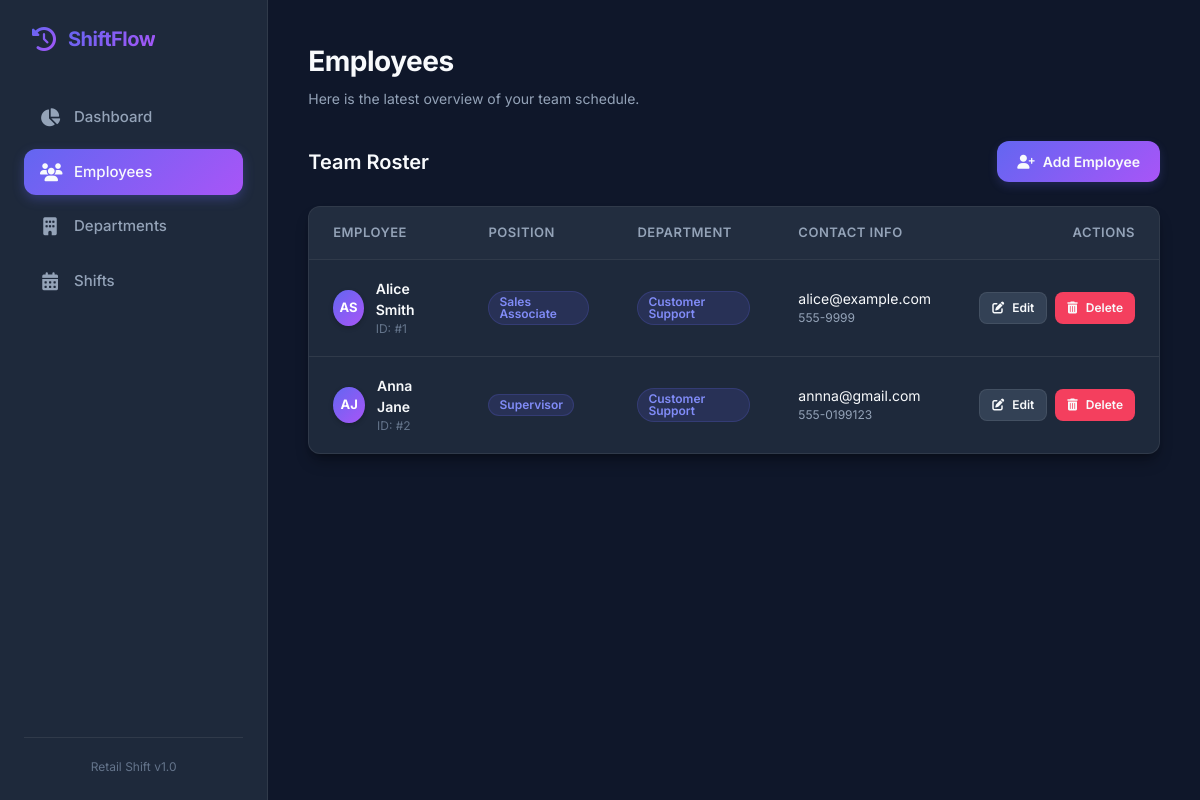
The page /employees on the database its author committed.
### tables this page shows
CREATE TABLE employees(

        employee_id INTEGER PRIMARY KEY AUTOINCREMENT,

        first_name TEXT NOT NULL,

        last_name TEXT NOT NULL,

        phone TEXT,

        email TEXT,

        position TEXT

    , department_id INTEGER REFERENCES departments(department_id));

CREATE TABLE departments(
        department_id INTEGER PRIMARY KEY AUTOINCREMENT,
        name TEXT NOT NULL UNIQUE,
        description TEXT,
        required_employees_per_day REAL NOT NULL
    );

### app.py (the view)
@app.route("/employees")
def employees():
    conn = db()
    data = conn.execute("""
        SELECT employees.*, departments.name as department_name
        FROM employees
        LEFT JOIN departments ON employees.department_id = departments.department_id
    """).fetchall()
    return render_template("employees.html", employees=data)

### app.py (called while the page is built)
def db():
    conn = sqlite3.connect(
        "retail_shift_management.db"
    )
    conn.row_factory = sqlite3.Row
    return conn

### templates/employees.html (shortened to what this page needs)
{% extends "base.html" %}
{% block header_title %}Employees{% endblock %}
{% block content %}
<div class="header-actions">
    <span class="page-title">Team Roster</span>
    <a href="/add_employee" class="btn btn-primary">
        <i class="fa-solid fa-user-plus"></i> Add Employee
    </a>
</div>
{% if employees %}
<div class="table-container">
    <div class="table-responsive">
        <table class="custom-table">
            <thead>
                <tr>
                    <th>Employee</th>
                    <th>Position</th>
                    <th>Department</th>
                    <th>Contact Info</th>
                    <th style="text-align: right;">Actions</th>
                </tr>
            </thead>
            <tbody>
                {% for e in employees %}
                <tr>
                    <td>
                        <div class="employee-avatar-name">
                            <div class="avatar-placeholder">
                                {{ e.first_name[0] | upper }}{{ e.last_name[0] | upper }}
                            </div>
                            <div>
                                <div class="employee-name">{{ e.first_name }} {{ e.last_name }}</div>
                                <div style="font-size: 12px; color: var(--text-muted);">ID: #{{ e.employee_id }}</div>
                            </div>
                        </div>
                    </td>
                    <td>
                        <span class="badge badge-position">{{ e.position }}</span>
                    </td>
                    <td>
                        {% if e.department_name %}
                            <span class="badge badge-dept" style="background-color: rgba(99, 102, 241, 0.15); color: #818cf8; border: 1px solid rgba(99, 102, 241, 0.2);">{{ e.department_name }}</span>
                        {% else %}
                            <span style="color: var(--text-muted); font-style: italic; font-size: 13px;">Unassigned</span>
                        {% endif %}
                    </td>
                    <td>
                        <div style="font-size: 14px;">{{ e.email }}</div>
                        <div style="font-size: 12px; color: var(--text-secondary);">{{ e.phone }}</div>
                    </td>
                    <td>
                        <div class="btn-group" style="justify-content: flex-end;">
                            <a href="/edit_employee/{{ e.employee_id }}" class="btn btn-secondary btn-sm">
                                <i class="fa-solid fa-pen-to-square"></i> Edit
                            </a>
                            <a href="/delete_employee/{{ e.employee_id }}" class="btn btn-danger btn-sm" onclick="return confirm('Are you sure you want to delete this employee?');">
                                <i class="fa-solid fa-trash-can"></i> Delete
                            </a>
                        </div>
                    </td>
                </tr>
                {% endfor %}
            </tbody>
        </table>
    </div>
</div>
{% endif %}
{% endblock %}

### static/style.css (style rules this page uses)
:root { --bg-primary: #0f172a; --bg-secondary: #1e293b; --bg-tertiary: #334155; --text-primary: #f8fafc; --text-secondary: #94a3b8; --text-muted: #64748b; --primary: #6366f1; --primary-hover: #4f46e5; --primary-gradient: linear-gradient(135deg, #6366f1 0%, #a855f7 100%); --accent: #f43f5e; --accent-hover: #e11d48; --success: #10b981; --border-color: rgba(255, 255, 255, 0.08); --card-shadow: 0 10px 15px -3px rgba(0, 0, 0, 0.3), 0 4px 6px -4px rgba(0, 0, 0, 0.3); --border-radius: 12px; --transition: all 0.25s cubic-bezier(0.4, 0, 0.2, 1); }
* { margin: 0; padding: 0; box-sizing: border-box; }
body { font-family: 'Inter', -apple-system, BlinkMacSystemFont, "Segoe UI", Roboto, sans-serif; background-color: var(--bg-primary); color: var(--text-primary); line-height: 1.5; overflow-x: hidden; }
.header-actions { display: flex; justify-content: space-between; align-items: center; margin-bottom: 24px; flex-wrap: wrap; gap: 16px; }
.page-title { font-size: 20px; font-weight: 600; }
.btn { display: inline-flex; align-items: center; justify-content: center; gap: 8px; padding: 10px 20px; font-size: 14px; font-weight: 600; border-radius: var(--border-radius); border: none; cursor: pointer; text-decoration: none; transition: var(--transition); }
.btn-primary { background: var(--primary-gradient); color: var(--text-primary); box-shadow: 0 4px 10px rgba(99, 102, 241, 0.2); }
.btn-secondary { background-color: var(--bg-tertiary); color: var(--text-primary); border: 1px solid var(--border-color); }
.btn-danger { background-color: var(--accent); color: var(--text-primary); }
.btn-sm { padding: 6px 12px; font-size: 12px; border-radius: 8px; }
.btn-group { display: flex; gap: 8px; }
.table-container { background-color: var(--bg-secondary); border: 1px solid var(--border-color); border-radius: var(--border-radius); overflow: hidden; box-shadow: var(--card-shadow); margin-bottom: 24px; }
.table-responsive { width: 100%; overflow-x: auto; }
.custom-table { width: 100%; border-collapse: collapse; text-align: left; }
.custom-table th { background-color: rgba(255, 255, 255, 0.02); color: var(--text-secondary); font-size: 13px; font-weight: 600; text-transform: uppercase; letter-spacing: 0.5px; padding: 16px 24px; border-bottom: 1px solid var(--border-color); }
.custom-table td { padding: 18px 24px; border-bottom: 1px solid var(--border-color); color: var(--text-primary); font-size: 14px; vertical-align: middle; }
.custom-table tbody tr { transition: var(--transition); }
.custom-table tbody tr:last-child td { border-bottom: none; }
.employee-avatar-name { display: flex; align-items: center; gap: 12px; }
.avatar-placeholder { width: 36px; height: 36px; border-radius: 50%; background: var(--primary-gradient); display: flex; align-items: center; justify-content: center; font-weight: 700; font-size: 13px; color: #fff; box-shadow: 0 2px 5px rgba(0,0,0,0.2); }
.employee-name { font-weight: 600; }
.badge { display: inline-flex; align-items: center; padding: 4px 10px; font-size: 12px; font-weight: 600; border-radius: 20px; line-height: 1; }
.badge-position { background-color: rgba(99, 102, 241, 0.15); color: #818cf8; border: 1px solid rgba(99, 102, 241, 0.2); }

### rows shown on the page
employees: first_name "A", last_name "S", first_name "Alice", last_name "Smith", employee_id "1", position "Sales Associate", department_name "Customer Support", email "alice@example.com", phone "555-9999"
employees: first_name "A", last_name "J", first_name "Anna", last_name "Jane", employee_id "2", position "Supervisor", department_name "Customer Support", email "annna@gmail.com", phone "555-0199123"
